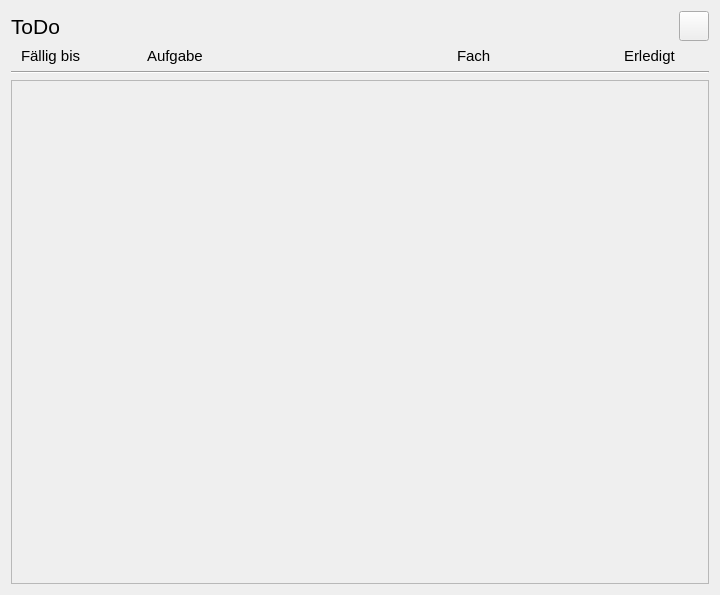
<?xml version="1.0" encoding="UTF-8"?>
<ui version="4.0">
 <class>toDo</class>
 <widget class="QWidget" name="toDo">
  <property name="geometry">
   <rect>
    <x>0</x>
    <y>0</y>
    <width>720</width>
    <height>595</height>
   </rect>
  </property>
  <property name="minimumSize">
   <size>
    <width>720</width>
    <height>595</height>
   </size>
  </property>
  <property name="windowTitle">
   <string>toDo</string>
  </property>
  <layout class="QVBoxLayout" name="verticalLayout">
   <item>
    <layout class="QHBoxLayout" name="horizontalLayout">
     <item>
      <widget class="QLabel" name="label">
       <property name="font">
        <font>
         <pointsize>16</pointsize>
        </font>
       </property>
       <property name="text">
        <string>ToDo</string>
       </property>
      </widget>
     </item>
     <item>
      <spacer name="horizontalSpacer">
       <property name="orientation">
        <enum>Qt::Horizontal</enum>
       </property>
       <property name="sizeHint" stdset="0">
        <size>
         <width>40</width>
         <height>20</height>
        </size>
       </property>
      </spacer>
     </item>
     <item>
      <widget class="QPushButton" name="addnew">
       <property name="minimumSize">
        <size>
         <width>30</width>
         <height>30</height>
        </size>
       </property>
       <property name="maximumSize">
        <size>
         <width>30</width>
         <height>30</height>
        </size>
       </property>
       <property name="text">
        <string/>
       </property>
       <property name="icon">
        <iconset resource="resources.qrc">
         <normaloff>:/new/images/icon_add_new.png</normaloff>:/new/images/icon_add_new.png</iconset>
       </property>
       <property name="iconSize">
        <size>
         <width>20</width>
         <height>20</height>
        </size>
       </property>
      </widget>
     </item>
    </layout>
   </item>
   <item>
    <layout class="QHBoxLayout" name="horizontalLayout_2">
     <property name="leftMargin">
      <number>10</number>
     </property>
     <property name="rightMargin">
      <number>25</number>
     </property>
     <item>
      <widget class="QLabel" name="label_2">
       <property name="minimumSize">
        <size>
         <width>120</width>
         <height>0</height>
        </size>
       </property>
       <property name="maximumSize">
        <size>
         <width>120</width>
         <height>16777215</height>
        </size>
       </property>
       <property name="font">
        <font>
         <pointsize>11</pointsize>
        </font>
       </property>
       <property name="text">
        <string>Fällig bis</string>
       </property>
      </widget>
     </item>
     <item>
      <widget class="QLabel" name="label_3">
       <property name="minimumSize">
        <size>
         <width>304</width>
         <height>0</height>
        </size>
       </property>
       <property name="font">
        <font>
         <pointsize>11</pointsize>
        </font>
       </property>
       <property name="text">
        <string>Aufgabe</string>
       </property>
      </widget>
     </item>
     <item>
      <widget class="QLabel" name="label_5">
       <property name="minimumSize">
        <size>
         <width>160</width>
         <height>0</height>
        </size>
       </property>
       <property name="maximumSize">
        <size>
         <width>160</width>
         <height>16777215</height>
        </size>
       </property>
       <property name="font">
        <font>
         <pointsize>11</pointsize>
        </font>
       </property>
       <property name="text">
        <string>Fach</string>
       </property>
      </widget>
     </item>
     <item alignment="Qt::AlignRight">
      <widget class="QLabel" name="label_4">
       <property name="minimumSize">
        <size>
         <width>60</width>
         <height>0</height>
        </size>
       </property>
       <property name="maximumSize">
        <size>
         <width>60</width>
         <height>16777215</height>
        </size>
       </property>
       <property name="font">
        <font>
         <pointsize>11</pointsize>
        </font>
       </property>
       <property name="text">
        <string>Erledigt</string>
       </property>
      </widget>
     </item>
    </layout>
   </item>
   <item>
    <widget class="Line" name="line">
     <property name="orientation">
      <enum>Qt::Horizontal</enum>
     </property>
    </widget>
   </item>
   <item>
    <widget class="QScrollArea" name="scrollArea">
     <property name="widgetResizable">
      <bool>true</bool>
     </property>
     <property name="alignment">
      <set>Qt::AlignLeading|Qt::AlignLeft|Qt::AlignTop</set>
     </property>
     <widget class="QWidget" name="scrollAreaWidgetContents">
      <property name="geometry">
       <rect>
        <x>0</x>
        <y>0</y>
        <width>700</width>
        <height>502</height>
       </rect>
      </property>
      <layout class="QVBoxLayout" name="verticalLayout_2"/>
     </widget>
    </widget>
   </item>
  </layout>
 </widget>
 <layoutdefault spacing="6" margin="11"/>
 <resources>
  <include location="resources.qrc"/>
 </resources>
 <connections/>
</ui>
